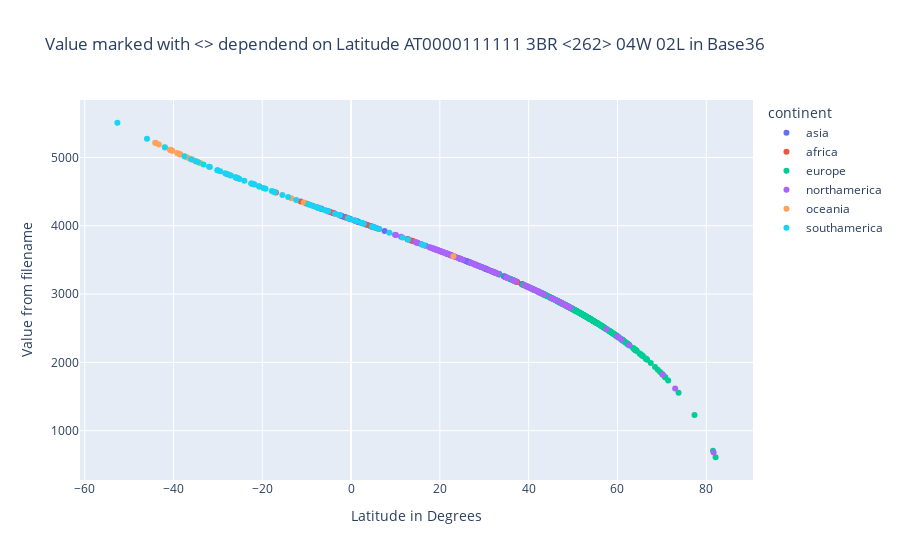

Notebook code cell kept with this figure:
### Code cell
fig = px.scatter(
    df,
    x="maxLat",
    y="f2",
    color="continent",
    title="Value marked with <> dependend on Latitude AT0000111111 3BR <262> 04W 02L in Base36",
    hover_name="name",
    hover_data=["maxLat", "f2"],
    labels={
        "f2": "Value from filename",
        "maxLat": "Latitude in Degrees",
    },
)
fig.write_html("docs/f2-maxLat.html")
fig.show()

### Figure 1 — Plotly figure (JSON) as saved in the notebook; plotly's stock layout.template omitted (floating-point values rounded to 4 significant figures; data arrays with more than 128 entries replaced by an {"elided": "..."} marker saying what was removed)
{"data": [{"hovertemplate": "<b>%{hovertext}</b><br><br>continent=asia<br>Latitude in Degrees=%{x}<br>Value from filename=%{y}<extra></extra>", "hovertext": {"elided": "143 str values"}, "legendgroup": "asia", "marker": {"color": "#636efa", "symbol": "circle"}, "mode": "markers", "name": "asia", "orientation": "v", "showlegend": true, "type": "scatter", "x": {"elided": "143 float values"}, "xaxis": "x", "y": {"elided": "143 int values"}, "yaxis": "y"}, {"hovertemplate": "<b>%{hovertext}</b><br><br>continent=africa<br>Latitude in Degrees=%{x}<br>Value from filename=%{y}<extra></extra>", "hovertext": ["africa_Algeria", "africa_Angola", "africa_Djibouti", "africa_Egypt", "africa_Ethiopia", "africa_Kenya", "africa_Madagascar", "africa_Mauritius", "africa_Namibia", "africa_Nigeria", "africa_RepublicofCongo", "africa_RepublicofSouthAfrica", "africa_Reunion", "africa_Rwanda", "africa_Sudan", "africa_Swaziland", "africa_Tanzania"], "legendgroup": "africa", "marker": {"color": "#EF553B", "symbol": "circle"}, "mode": "markers", "name": "africa", "orientation": "v", "showlegend": true, "type": "scatter", "x": [37.34, -4.35, 12.81, 32.53, 14.92, 4.66, -11.36, -10.11, -16.92, 13.9, 3.75, -22.09, -20.66, -1.025, 22.26, -25.72, -0.975], "xaxis": "x", "y": [3178, 4195, 3802, 3312, 3752, 3989, 4356, 4327, 4486, 3776, 4010, 4611, 4576, 4119, 3576, 4701, 4118], "yaxis": "y"}, {"hovertemplate": "<b>%{hovertext}</b><br><br>continent=europe<br>Latitude in Degrees=%{x}<br>Value from filename=%{y}<extra></extra>", "hovertext": {"elided": "372 str values"}, "legendgroup": "europe", "marker": {"color": "#00cc96", "symbol": "circle"}, "mode": "markers", "name": "europe", "orientation": "v", "showlegend": true, "type": "scatter", "x": {"elided": "372 float values"}, "xaxis": "x", "y": {"elided": "372 int values"}, "yaxis": "y"}, {"hovertemplate": "<b>%{hovertext}</b><br><br>continent=northamerica<br>Latitude in Degrees=%{x}<br>Value from filename=%{y}<extra></extra>", "hovertext": ["northamerica_HaitiAndDomrep", "northamerica_America_Alabama", "northamerica_America_Alaska", "northamerica_America_Arizona", "northamerica_America_Arkansas", "northamerica_America_California", "northamerica_America_Colorado", "northamerica_America_Connecticut", "northamerica_America_Delaware", "northamerica_America_Florida", "northamerica_America_Georgia", "northamerica_America_Hawaii", "northamerica_America_Idaho", "northamerica_America_Illinois", "northamerica_America_Indiana", "northamerica_America_Iowa", "northamerica_America_Kansas", "northamerica_America_Kentucky", "northamerica_America_Louisiana", "northamerica_America_Maine", "northamerica_America_Maryland", "northamerica_America_Massachusetts", "northamerica_America_Minnesota", "northamerica_America_Michigan", "northamerica_America_Mississippi", "northamerica_America_Missouri", "northamerica_America_Montana", "northamerica_America_Nebraska", "northamerica_America_Nevada", "northamerica_America_NewJersey", "northamerica_America_NewHampshire", "northamerica_America_Newmexico", "northamerica_America_NewYorkstate", "northamerica_America_NorthCarolina", "northamerica_America_NorthDakota", "northamerica_America_Ohio", "northamerica_America_Oklahomastate", "northamerica_America_Oregon", "northamerica_America_Pennsylvania", "northamerica_America_RhodeIsland", "northamerica_America_SouthCarolina", "northamerica_America_SouthDakota", "northamerica_America_Tennessee", "northamerica_America_Texas", "northamerica_America_ThestateofWisconsin", "northamerica_America_Utah", "northamerica_America_Vermont", "northamerica_America_Virginia", "northamerica_America_WashingtonState", "northamerica_America_Washington,D.C", "northamerica_America_WestVirginia", "northamerica_America_Wyoming", "northamerica_Belize", "northamerica_Canada_Alberta", "northamerica_Canada_BritishColumbia", "northamerica_Canada_Manitoba", "northamerica_Canada_NewBrunswick", "northamerica_Canada_NewfoundlandandLabrador", "northamerica_Canada_Northwestregion", "northamerica_Canada_NovaScotia", "northamerica_Canada_Ontario", "northamerica_Canada_PrinceEdwardIsland", "northamerica_Canada_Quebec", "northamerica_Canada_Saskatchewan", "northamerica_Canada_Yukon", "northamerica_CostaRica", "northamerica_Cuba", "northamerica_Honduras", "northamerica_Guatemala", "northamerica_Jamaica", "northamerica_Mexico_Aguascalientes", "northamerica_Mexico_BajaCalifornia", "northamerica_Mexico_BajaCaliforniaSur", "northamerica_Mexico_Campeche", "northamerica_Mexico_Chiapas", "northamerica_Mexico_Chihuahua", "northamerica_Mexico_Coahuila", "northamerica_Mexico_Colima", "northamerica_Mexico_Durango", "northamerica_Mexico_Guanajuato", "northamerica_Mexico_Guerrero", "northamerica_Mexico_Jalisco", "northamerica_Mexico_MexicoCity", "northamerica_Mexico_Michoacan", "northamerica_Mexico_Morelos", "northamerica_Mexico_Nayarit", "northamerica_Mexico_NuevoLeon", "northamerica_Mexico_Oaxaca", "northamerica_Mexico_Queretaro", "northamerica_Mexico_QuintanaRoo", "northamerica_Mexico_SanLuisPotosí", "northamerica_Mexico_Sinaloa", "northamerica_Mexico_Sonora", "northamerica_Mexico_StateofHidalgo", "northamerica_Mexico_StateofMexico", "northamerica_Mexico_Tabasco", "northamerica_Mexico_StateofPuebla", "northamerica_Mexico_Tamaulipas", "northamerica_Mexico_Tlaxcala", "northamerica_Mexico_Veracruz", "northamerica_Mexico_Yucatan", "northamerica_Mexico_Zacatecas", "northamerica_Nicaragua", "northamerica_Panama", "northamerica_PuertoRico", "northamerica_Salvador"], "legendgroup": "northamerica", "marker": {"color": "#ab63fa", "symbol": "circle"}, "mode": "markers", "name": "northamerica", "orientation": "v", "showlegend": true, "type": "scatter", "x": [21.45, 35.01, 72.99, 37.01, 36.52, 42.02, 41.0, 42.05, 39.85, 31.0, 35.0, 29.02, 49.01, 42.51, 41.76, 43.5, 40.0, 39.15, 33.02, 47.46, 39.73, 42.89, 49.41, 48.35, 35.0, 40.62, 49.01, 43.0, 42.0, 41.36, 45.31, 37.0, 45.02, 36.59, 49.02, 42.34, 37.0, 46.3, 42.52, 42.02, 35.22, 45.95, 36.68, 36.52, 47.41, 42.0, 45.02, 39.47, 49.01, 39.0, 40.65, 45.01, 18.49, 60.0, 60.04, 60.01, 48.38, 60.9, 81.65, 47.42, 57.51, 47.89, 62.62, 60.0, 70.16, 11.24, 23.47, 17.66, 17.81, 19.16, 22.48, 32.74, 28.02, 20.87, 18.0, 31.8, 29.9, 19.55, 26.86, 21.86, 18.91, 22.77, 19.6, 20.41, 19.14, 23.11, 27.82, 18.69, 21.69, 21.62, 24.51, 27.06, 32.52, 21.42, 20.3, 18.67, 20.86, 27.7, 19.75, 22.49, 21.64, 25.14, 15.05, 9.89, 18.81, 14.47], "xaxis": "x", "y": [3595, 3244, 1618, 3188, 3202, 3040, 3071, 3039, 3105, 3353, 3244, 3405, 2813, 3025, 3048, 2994, 3101, 3126, 3299, 2865, 3109, 3013, 2799, 2835, 3244, 3082, 2813, 3010, 3040, 3060, 2936, 3188, 2946, 3200, 2812, 3030, 3188, 2904, 3025, 3040, 3238, 2916, 3197, 3202, 2867, 3040, 2946, 3117, 2813, 3130, 3082, 2946, 3667, 2378, 2377, 2378, 2834, 2337, 682, 2867, 2488, 2851, 2254, 2378, 1822, 3838, 3546, 3687, 3683, 3651, 3570, 3306, 3431, 3610, 3679, 3331, 3382, 3642, 3460, 3586, 3657, 3563, 3641, 3621, 3652, 3555, 3436, 3662, 3590, 3591, 3520, 3455, 3312, 3596, 3623, 3663, 3610, 3439, 3637, 3570, 3591, 3504, 3749, 3869, 3659, 3763], "yaxis": "y"}, {"hovertemplate": "<b>%{hovertext}</b><br><br>continent=oceania<br>Latitude in Degrees=%{x}<br>Value from filename=%{y}<extra></extra>", "hovertext": ["oceania_Australia_Capitalterritory", "oceania_Australia_NewSouthWales", "oceania_Australia_NorthernTerritory", "oceania_Australia_Queensland", "oceania_Australia_SouthAustralia", "oceania_Australia_Tasmania", "oceania_Australia_Victoria", "oceania_Australia_WesternAustralia", "oceania_NewZealand_Auckland", "oceania_NewZealand_BayofPlenty", "oceania_NewZealand_Canterbury", "oceania_NewZealand_ChathamIslands", "oceania_NewZealand_Gisborne", "oceania_NewZealand_Hawke'sBay", "oceania_NewZealand_Marlborough", "oceania_NewZealand_ManawatuWanganui", "oceania_NewZealand_Nelson", "oceania_NewZealand_Northland", "oceania_NewZealand_Otago", "oceania_NewZealand_Southland", "oceania_NewZealand_Taranachi", "oceania_NewZealand_Tasman", "oceania_NewZealand_Waikato", "oceania_NewZealand_Wellington", "oceania_NewZealand_WestBank", "oceania_NorthernMarianaIslands"], "legendgroup": "oceania", "marker": {"color": "#FFA15A", "symbol": "circle"}, "mode": "markers", "name": "oceania", "orientation": "v", "showlegend": true, "type": "scatter", "x": [-35.12, -28.03, -10.67, -9.15, -25.96, -39.16, -33.96, -13.45, -35.7, -36.9, -41.91, -43.31, -37.33, -38.59, -40.46, -38.47, -40.81, -34.2, -43.96, -44.13, -38.7, -40.3, -36.26, -40.63, -40.63, 23.04], "xaxis": "x", "y": [4950, 4760, 4340, 4305, 4708, 5065, 4918, 4404, 4966, 5000, 5148, 5191, 5012, 5049, 5104, 5045, 5114, 4924, 5211, 5217, 5052, 5099, 4982, 5109, 5109, 3556], "yaxis": "y"}, {"hovertemplate": "<b>%{hovertext}</b><br><br>continent=southamerica<br>Latitude in Degrees=%{x}<br>Value from filename=%{y}<extra></extra>", "hovertext": ["southamerica_Argentina_CatamarcaProvince", "southamerica_Argentina_ChacoProvince", "southamerica_Argentina_ChubutProvince", "southamerica_Argentina_CordobaProvince", "southamerica_Argentina_Corrientes", "southamerica_Argentina_FormosaProvince", "southamerica_Argentina_JujuyProvince", "southamerica_Argentina_LaPampa", "southamerica_Argentina_LaRioja", "southamerica_Argentina_MendozaProvince", "southamerica_Argentina_MisionesProvince", "southamerica_Argentina_MunicipalityofBuenosAires", "southamerica_Argentina_ProvinceofBuenosAires", "southamerica_Argentina_provinceofentrerios", "southamerica_Argentina_ProvinceofNeuquen", "southamerica_Argentina_RioNegro", "southamerica_Argentina_SaltaProvince", "southamerica_Argentina_sanjuanprovince", "southamerica_Argentina_SantaCruzProvince", "southamerica_Argentina_SantaFeProvince", "southamerica_Argentina_SantiagodelEstero", "southamerica_Argentina_stlouis", "southamerica_Argentina_TierradelFuego", "southamerica_Argentina_TucumanProvince", "southamerica_ArubaIsland", "southamerica_Brazil_Acre", "southamerica_Brazil_Alagoas", "southamerica_Brazil_Amapa", "southamerica_Brazil_Amazonas", "southamerica_Brazil_Bahia", "southamerica_Brazil_CantonofPar", "southamerica_Brazil_Ceara", "southamerica_Brazil_FederalCapital", "southamerica_Brazil_Maranhão", "southamerica_Brazil_MatoGrosso", "southamerica_Brazil_MatoGrossodoSul", "southamerica_Brazil_MinasGerais", "southamerica_Brazil_Paraiba", "southamerica_Brazil_Paraná", "southamerica_Brazil_pernambuco", "southamerica_Brazil_RioGrandedoNorte", "southamerica_Brazil_Piaui", "southamerica_Brazil_RioGrandedoSul", "southamerica_Brazil_Rondônia", "southamerica_Brazil_Roraima", "southamerica_Brazil_SantaCatarina", "southamerica_Brazil_SaoPauloState", "southamerica_Brazil_Sergipe", "southamerica_Brazil_StateofEspiritoSan", "southamerica_Brazil_StateofGoias", "southamerica_Brazil_StateofRioDeJaneiro", "southamerica_Brazil_Tocantins", "southamerica_Chile", "southamerica_Colombia", "southamerica_Ecuador", "southamerica_Guyana", "southamerica_Paraguay", "southamerica_Peru", "southamerica_Polivia", "southamerica_Suriname", "southamerica_TrinidadandTobago", "southamerica_Venezuela", "southamerica_Uruguay"], "legendgroup": "southamerica", "marker": {"color": "#19d3f3", "symbol": "circle"}, "mode": "markers", "name": "southamerica", "orientation": "v", "showlegend": true, "type": "scatter", "x": [-25.15, -24.06, -41.97, -29.48, -27.24, -22.44, -21.76, -34.98, -27.74, -31.98, -25.48, -34.52, -33.24, -30.14, -36.03, -37.55, -21.98, -28.38, -45.98, -27.98, -25.63, -31.82, -52.64, -26.04, 12.83, -7.095, -8.795, 4.695, 2.27, -8.49, 2.63, -2.555, -15.48, -0.74, -7.31, -17.14, -14.19, -6.005, -22.5, 1.16, -3.63, -2.555, -27.07, -7.95, 5.305, -25.93, -19.76, -9.495, -17.85, -12.38, -20.75, -5.15, -17.46, 16.42, 2.843, 8.625, -19.27, 0.06005, -9.681, 6.245, 11.59, 15.96, -30.06], "xaxis": "x", "y": [4687, 4660, 5150, 4798, 4740, 4620, 4603, 4946, 4753, 4864, 4695, 4933, 4898, 4815, 4975, 5019, 4608, 4769, 5276, 4759, 4699, 4860, 5509, 4710, 3801, 4257, 4296, 3989, 4044, 4289, 4036, 4154, 4452, 4112, 4262, 4492, 4422, 4232, 4621, 4069, 4178, 4154, 4736, 4277, 3975, 4707, 4554, 4313, 4508, 4379, 4578, 4213, 4499, 3717, 4031, 3898, 4543, 4094, 4317, 3953, 3830, 3727, 4813], "yaxis": "y"}], "layout": {"legend": {"title": {"text": "continent"}, "tracegroupgap": 0}, "title": {"text": "Value marked with <> dependend on Latitude AT0000111111 3BR <262> 04W 02L in Base36"}, "xaxis": {"anchor": "y", "domain": [0, 1], "title": {"text": "Latitude in Degrees"}}, "yaxis": {"anchor": "x", "domain": [0, 1], "title": {"text": "Value from filename"}}}}
